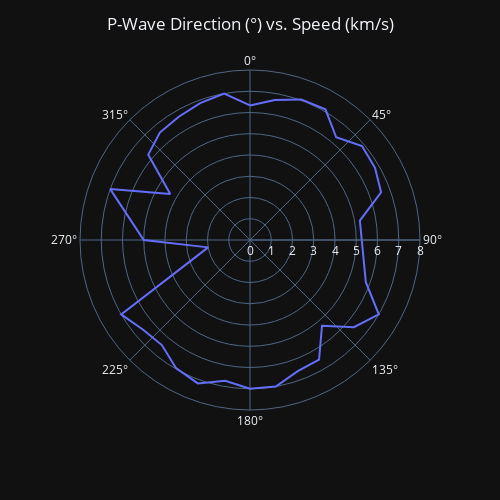

Here is the notebook cell this chart was saved with:
### Markdown cell above
We now have every pick with a latitude and longitude!  Analysis may ensue.

### Code cell
#plot P-Waves
plog = pd.DataFrame()
plog = plog.assign(azi=log[log.phase == 'P'].azimuth)
plog = plog.assign(velocity=log[log.phase == 'P'].velocity)

def azi_binner(azi):
    if azi > 355:
        return 0
    else:
        return np.round(azi/10)*10
azis_binned = plog.get('azi').apply(azi_binner)
new_velocity = plog.get('velocity').apply(int)
plog = plog.assign(v = new_velocity)
plog = plog.assign(bins = azis_binned)
plog = plog.groupby('bins').mean().reset_index()

fig = px.line_polar(plog, r="v", theta="bins", line_close=True, range_r=[0,8], width =500, height =500, template="plotly_dark")
fig.update_layout(title_text='P-Wave Direction (\N{DEGREE SIGN}) vs. Speed (km/s)', title_x=0.5)
fig.show()

### Figure 1 — Plotly figure (JSON) as saved in the notebook; plotly's stock layout.template omitted (floating-point values rounded to 4 significant figures)
{"data": [{"hovertemplate": "v=%{r}<br>bins=%{theta}<extra></extra>", "legendgroup": "", "line": {"color": "#636efa", "dash": "solid"}, "marker": {"symbol": "circle"}, "mode": "lines", "name": "", "r": [6.333, 6.692, 7.04, 7.1, 6.31, 6.88, 6.792, 6.565, 5.25, 5.8, 7, 6.385, 5.273, 6.5, 6.571, 7, 7, 6.727, 7.182, 6.962, 6.455, 6.565, 7, 2, 5, 7, 4.333, 6.25, 6.6, 6.7, 6.857, 7, 6.333], "showlegend": false, "subplot": "polar", "theta": [0, 10, 20, 30, 40, 50, 60, 70, 80, 110, 120, 130, 140, 150, 160, 170, 180, 190, 200, 210, 220, 230, 240, 260, 270, 290, 300, 310, 320, 330, 340, 350, 0], "type": "scatterpolar"}], "layout": {"height": 500, "legend": {"tracegroupgap": 0}, "margin": {"t": 60}, "polar": {"angularaxis": {"direction": "clockwise", "rotation": 90, "type": "linear"}, "domain": {"x": [0, 1], "y": [0, 1]}, "radialaxis": {"autorange": false, "range": [0, 8], "type": "linear"}}, "title": {"text": "P-Wave Direction (°) vs. Speed (km/s)", "x": 0.5}, "width": 500}}
